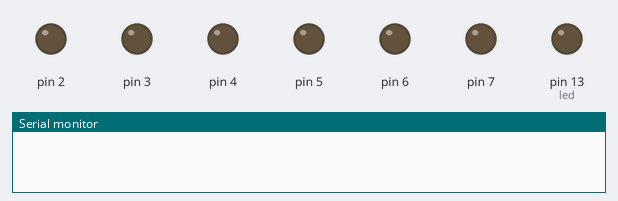
The sketch below on a simulated Arduino Uno, built with avr-gcc and run on an emulated ATmega328P. Parts: output pins drawn as LEDs (lit = HIGH), the last lines printed to the serial monitor. Pins used as bus, display or sensor lines are not drawn.

Above: at 0.1 s.
At 0.7 s:
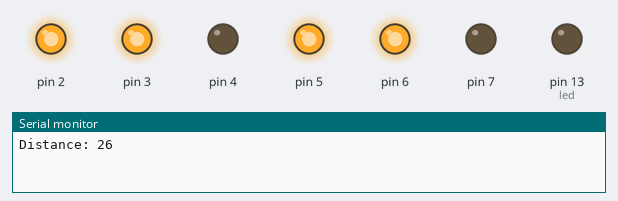
Timing chart, 0 to 2.2 s (numbered marks = the images above):
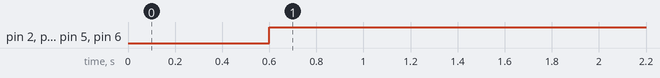

Measured:
- by itself, pin 2, pin 3, pin 5, pin 6: LOW → HIGH at 0.60 s

The sketch:

obstacle_avoiding_car_aditya.ino
```cpp
// Represents the motor
class Motor {
  private:
  // Port for power
  int powerPort;
  // Port for forward
  int forwardPort;
  // Port for backward
  int reversePort;
  public:
  // Take in power port, forward port, reverse port
  Motor(int powerPort, int forwardPort, int reversePort) {
    // set the fields
    this->powerPort = powerPort;
    this->forwardPort = forwardPort;
    this->reversePort = reversePort;
  }

  void init() {
    // attach ports from hardware to software
    pinMode(powerPort, OUTPUT);
    pinMode(forwardPort, OUTPUT);
    pinMode(reversePort, OUTPUT);
  }

  // Stop spinning
  void stop() {
    // Write the ports
    // Power will be 0
    digitalWrite(powerPort, 0);
    // Forward will be low
    digitalWrite(forwardPort, LOW);
    // Reverse will be low
    digitalWrite(reversePort, LOW);
  }

  // Set power to the motor and set direction
  // Power will be an int from 0 to 100
  // Forward is boolean so either true or false
  void setPower(int power, bool forward = true) {
      // Set the power
      digitalWrite(powerPort, power);
      // if the direction is forward
      if (forward) {
        // Set forward to high
        digitalWrite(forwardPort, HIGH);
        // Set reverse to low
        digitalWrite(reversePort, LOW);
      } else {
        // Set forward to low
        digitalWrite(forwardPort, LOW);
        // Set reverse to high
        digitalWrite(reversePort, HIGH);
      }
  }
};

const int trigPin = 9;
const int echoPin = 10;
long duration;
int distance;

// Power port for left motor is 3
// Forward port for left motor is 2
// Reverse port for left motor is 4
Motor left(3, 2, 4);
// Power port for left motor is 6
// Forward port for left motor is 5
// Reverse port for left motor is 7
Motor right(6, 5, 7);

int led = 13;

void setup() {

  pinMode(trigPin, OUTPUT); // Sets the trigPin as an Output
  pinMode(echoPin, INPUT); // Sets the echoPin as an Input
  Serial.begin(9600); // Starts the serial communication

  left.init();
  right.init();

  pinMode(led, OUTPUT);
}


void loop() {

  digitalWrite(trigPin, LOW);
  delay(100);
  digitalWrite(trigPin, HIGH);
  delay(500);
  digitalWrite(trigPin, LOW);
  //duration = pulseIn(echoPin, HIGH);
  //distance= duration*0.034/2;
  distance = 26;
  Serial.print("Distance: ");
  Serial.println(distance);

  //forward
  left.setPower(100, true);
  right.setPower(100, true);

  if (distance <= 25) {

    //stop for 0.5 sec
    left.stop();
    right.stop();
    delay(500);

    //flash led 3 times
    for (int i = 0; i < 3; i++) {
      digitalWrite(led, HIGH);
      delay(100);
      digitalWrite(led, LOW);
      delay(100);
    }
    //backward 0.5 sec
    left.setPower(100, false);
    right.setPower(100, false);
    delay(500);

    //stop for 0.5 sec
    left.stop();
    right.stop();
    delay(500);

    //right 0.25 sec (90 degree turn)
    left.setPower(100, true);
    right.setPower(100, false);
    delay(250);

    //stop for 0.5 sec
    left.stop();
    right.stop();
    delay(500);
  }
}
```
